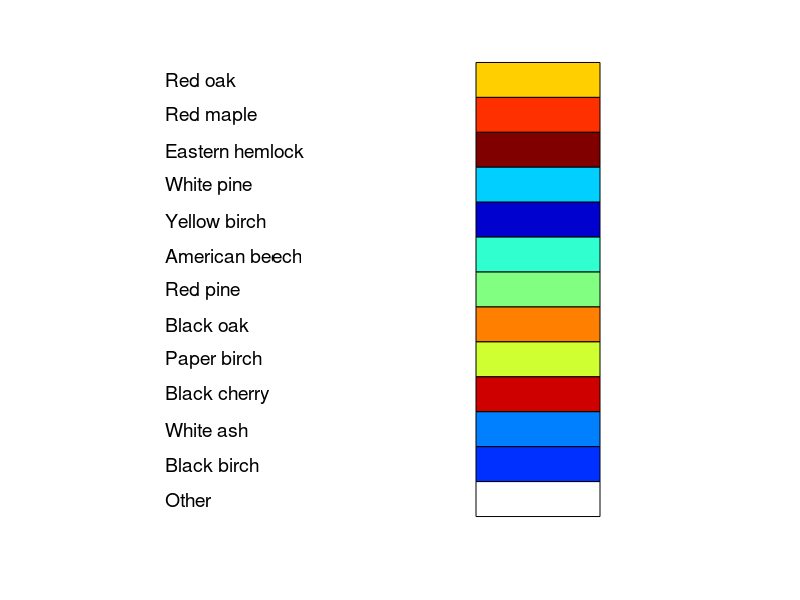

MATLAB code for this plot:
function [] = species_color_guide()
%Plots species legend, matching up species mnemonics and common names to
%the colors used in the species plot
mnemonics = {'querru'
'acerru'
'tsugca'
'pinust'
'betual'
'fagugr'
'pinure'
'querve'
'betupa'
'prunse'
'fraxam'
'betule'};

%Species common names
common_names_list =     {
'Red oak'
'Red maple'
'Eastern hemlock'
'White pine'
'Yellow birch'
'American beech'
'Red pine'
'Black oak'
'Paper birch'
'Black cherry'
'White ash'
'Black birch'};

%Arbitrary, based on earlier work
color_order = [
8%querru
10%acerru
12%tsugca
4%betual
1%fagugr
5%pinust
6%querve
9%pinure
7%prunse
11%betupa
3%fraxam
2%betule
];

%% Plot species legend
% figure;
cmap = colormap('jet');

for i = 1:length(mnemonics)
    color_index = round( (color_order(i)/length(mnemonics)) * 64 );
    SpeciesColor(i,:) = cmap(color_index, :);
end

%Patch coordinates for stand alone legend
x_1 = 0.6;
x_2 = 0.8;

%Add an entry for other species
SpeciesColor(size(SpeciesColor,1)+1, :) = [1 1 1];
common_names_list{length(common_names_list)+1} = 'Other';

for i = 1:length(common_names_list)
%     text_string = [common_names_list{i} ', ' mnemonics{i}];
    text_string = common_names_list{i};
    text(0.1, -i,...
        text_string,...
        'FontSize', 14); hold on;
    patch([x_1 x_1 x_2 x_2], [-i-0.5 -i+0.5 -i+0.5 -i-0.5],...
        SpeciesColor(i,:));
end

xlim([0 1]);
set(gca, 'Visible', 'off');